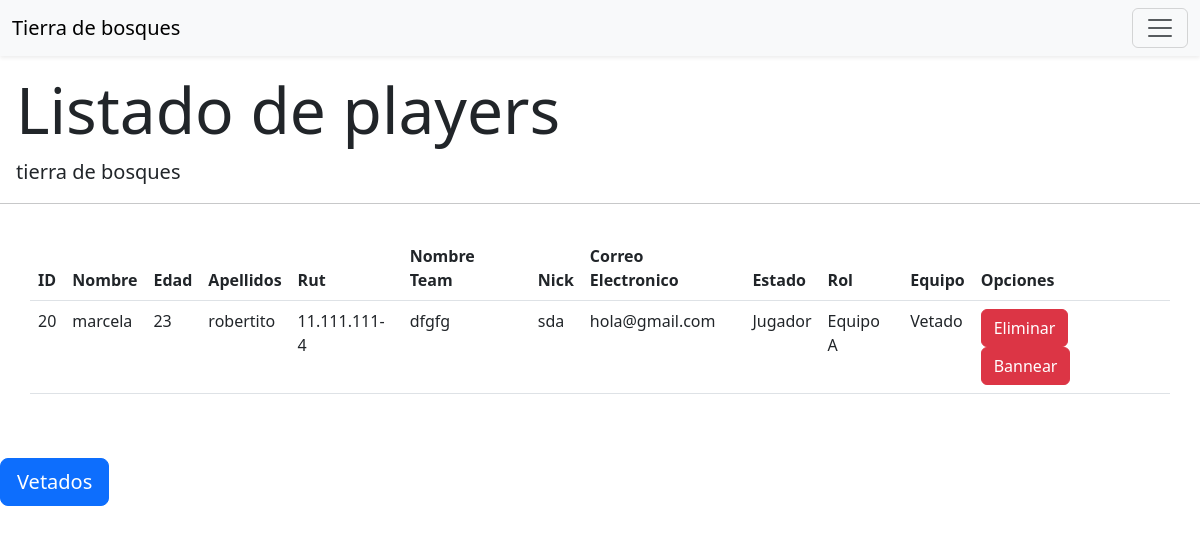
Screenshot of /listado/ (signed in) with the database file from the repository.
### airsoftcqb/models.py (models this page shows)
class Player(models.Model):
    idPlayer = models.AutoField(primary_key=True)
    nombre = models.CharField(max_length=50)
    edad = models.CharField(max_length=10)
    apellidos = models.CharField(max_length=15)
    rut = models.CharField(max_length=15)
    nombreTeam = models.CharField(max_length=50, verbose_name = 'Nombre Team')
    nick = models.CharField(max_length=50)
    correo = models.CharField(max_length=50)
    idRolPlayer = models.ForeignKey(RolPlayer, null = True, blank = True, verbose_name = 'rolPlayer', on_delete = models.CASCADE)
    idEquipo = models.ForeignKey(Equipo, null = True, blank = True, verbose_name = 'equipo', on_delete = models.CASCADE)
    idEstado = models.ForeignKey(Estado, null = True, blank = True, verbose_name = 'estado', on_delete = models.CASCADE)

class RolPlayer(models.Model):
    idRolPlayer = models.AutoField(primary_key=True)
    rol = models.CharField(max_length=50)
    def RolPlayer(self):
        return "{}".format(self.rol)
    def __str__(self):
        return self.RolPlayer()

class Equipo(models.Model):
    idEquipo = models.AutoField(primary_key=True)
    nombreEquipo = models.CharField(max_length=50)
    def Equipo(self):
        return "{}".format(self.nombreEquipo)
    def __str__(self):
        return self.Equipo()

class Estado(models.Model):
    idEstado = models.AutoField(primary_key=True)
    nombreEstado = models.CharField(max_length=50)
    def estadosJugador(self):
        return "{}".format(self.nombreEstado)
    def __str__(self):
        return self.estadosJugador()

### airsoftcqb/views.py (the view)
# urls.py: path('listado/',listado,name='listado'),
def listado(request):
    players = Player.objects.all()
    data = {'players': players}
    return render(request, 'templatesairsoftcqb/listado.html', data )

### templates/templatesairsoftcqb/listado.html (shortened to what this page needs)
<!DOCTYPE html>
{% load static %}
<html lang="en">
<head>
  <link href="https://cdn.jsdelivr.net/npm/bootstrap@5.3.0-alpha3/dist/css/bootstrap.min.css" rel="stylesheet">
</head>
<body>
  <nav class="navbar bg-body-tertiary fixed-top shadow-sm">
    <div class="container-fluid">
      <a class="navbar-brand" href="{% url 'home' %}">Tierra de bosques</a>
      <button class="navbar-toggler" type="button" data-bs-toggle="offcanvas" data-bs-target="#offcanvasNavbar" aria-controls="offcanvasNavbar" aria-label="Toggle navigation">
        <span class="navbar-toggler-icon"></span>
      </button>
    </div>
  </nav>
<br>
<br>
<br>
    <div class="jumbotron">
        <h1 class="display-3 px-3">Listado de players</h1>
        <p class="lead px-3"> tierra de bosques</p>
        <hr class="my-2">
        <br>
        <table class="container table">
            <thead>
              <tr>
                <th scope="col">ID</th>
                <th scope="col">Nombre</th>
                <th scope="col">Edad</th>
                <th scope="col">Apellidos</th>
                <th scope="col">Rut</th>
                <th scope="col">Nombre Team</th>
                <th scope="col">Nick</th>
                <th scope="col">Correo Electronico</th>
                <th scope="col">Estado</th>
                <th scope="col">Rol</th>
                <th scope="col">Equipo</th>
                <th scope="col">Opciones</th>
              </tr>
            </thead>
            <tbody>
              {% for i in players %}
              <tr>
                <td>{{i.idPlayer}}</td>
                <td>{{i.nombre}}</td>
                <td>{{i.edad}}</td>
                <td>{{i.apellidos}}</td>
                <td>{{i.rut}}</td>
                <td>{{i.nombreTeam}}</td>
                <td>{{i.nick}}</td>
                <td>{{i.correo}}</td>
                <td>{{i.idRolPlayer}}</td>
                <td>{{i.idEquipo}}</td>
                <td>{{i.idEstado}}</td>
                <td>
                  <a class="btn btn-danger" href="deletePlayer/{{i.idPlayer}}">Eliminar</a>
                  <a class="btn btn-danger" href="unban/{{i.idPlayer}}/{{ 1 }}">Bannear</a>
              </td>
              </tr>
              {% endfor %}
            </tbody>
          </table>
          <br>
          <br>
          <a class="btn btn-primary btn-lg " href="{% url 'vetado' %}" role="button">Vetados</a>
    </div>
</body>
</html>

### rows the page displays
Player: idPlayer "20", nombre "marcela", edad "23", apellidos "robertito", rut "11.111.111-4", nombreTeam "dfgfg", nick "sda", correo "hola@gmail.com", idRolPlayer "Jugador", idEquipo "Equipo A", idEstado "Vetado"
